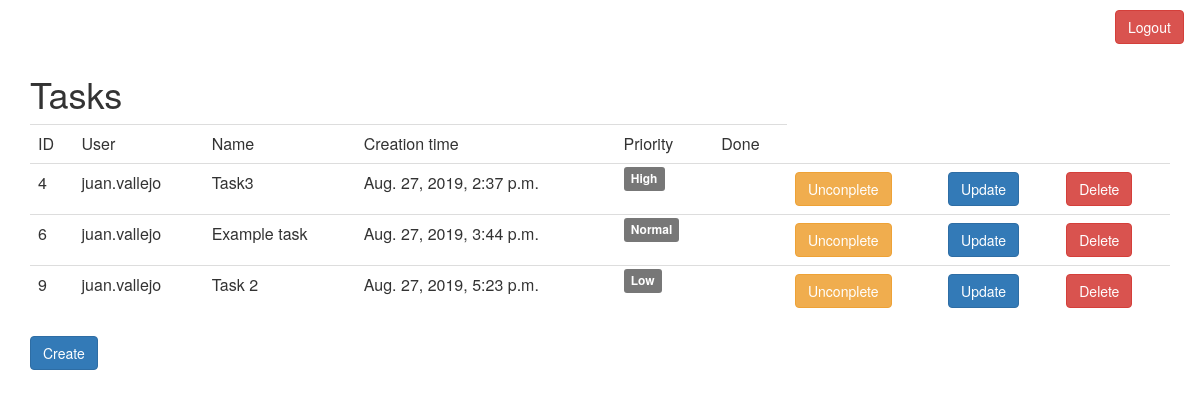
Page /tasks/ (signed in) on the earlier database version.
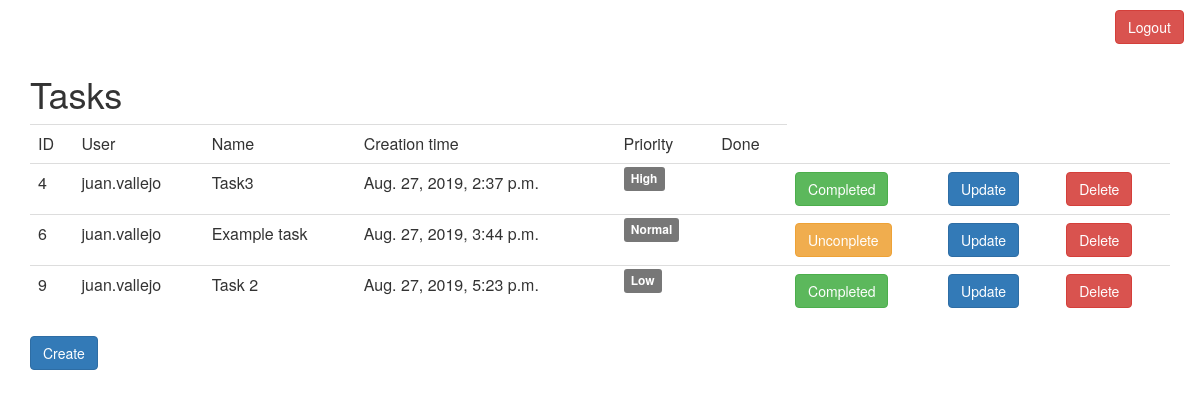
Same page on the later database version.
### task_app/models.py (models this page shows, shortened)
class Task(models.Model):
    name = models.CharField(max_length=40)
    done = models.BooleanField(default=False)
    created = models.DateTimeField(auto_now_add=True)
    modified = models.DateTimeField(auto_now=True)
    priority = models.ForeignKey(Priority, on_delete=models.CASCADE)
    user = models.ForeignKey(
      settings.AUTH_USER_MODEL,
      on_delete=models.CASCADE
    )

class Priority(models.Model):
    name = models.CharField(max_length=20)
    def __str__(self):
        return self.name

### task_app/views.py (the view)
class TaskListView(LoginRequiredMixin, ListView):
    model = Task
    paginate_by = 100  # if pagination is desired
    def get_queryset(self):
        return Task.objects.filter(user=self.request.user)

### templates/task_app/task_list.html (shortened to what this page needs)
{% extends 'base.html' %}
{% load bootstrap3 %}
{% block content %}
<div class="container">
    <h1>Tasks</h1>
        <table class="table table-dark">
            <tr>
                    <td>ID</td>
                    <td>User</td>
                    <td>Name</td>
                    <td>Creation time</td>
                    <td>Priority</td>
                    <td>Done</td>
            </tr>
            {% for task in object_list %}
            <tr>
                <td>{{task.id}}</td>
                <td>{{task.user}}</td>
                <td>{{task.name}}</td>
                <td>{{task.created}}</td>
                <td><span class="label label-default">{{task.priority}}</span></td>
                <td>{% bootstrap_icon task.tick %}</td>
                {% if not task.done %}
                <td><a href="{% url 'task_complete' pk=task.id %}" />
                    <button id="done-btn" class="btn btn-success" />{% bootstrap_icon "check" %} Completed</button>
                </a></td>
                {% else %}
                <td><a href="{% url 'task_complete' pk=task.id %}" />
                    <button id="undone-btn" class="btn btn-warning" />{% bootstrap_icon "remove" %} Unconplete</button>
                </a></td>
                {% endif %}
                <td><a href="{% url 'task_update' pk=task.id %}" />
                    <button id="update-btn" class="btn btn-primary" />{% bootstrap_icon "pencil" %} Update</button>
                </a></td>
                <td><a href="{% url 'task_delete' pk=task.id %}" />
                    <button id="delete-btn" class="btn btn-danger" />{% bootstrap_icon 'trash' %} Delete</button>
                </a></td>
            </tr>
        {% endfor %}
        </table>
    <p><a href="{% url 'task_new' %}">
        <button id="create-btn" class="btn btn-primary" />{% bootstrap_icon "save" %} Create</button>
    </a></p>
</div>
{% endblock %}

Differences in the rows shown:
changed Task "Task3": done "Unconplete" → "Completed"
changed Task "Task 2": done "Unconplete" → "Completed"
